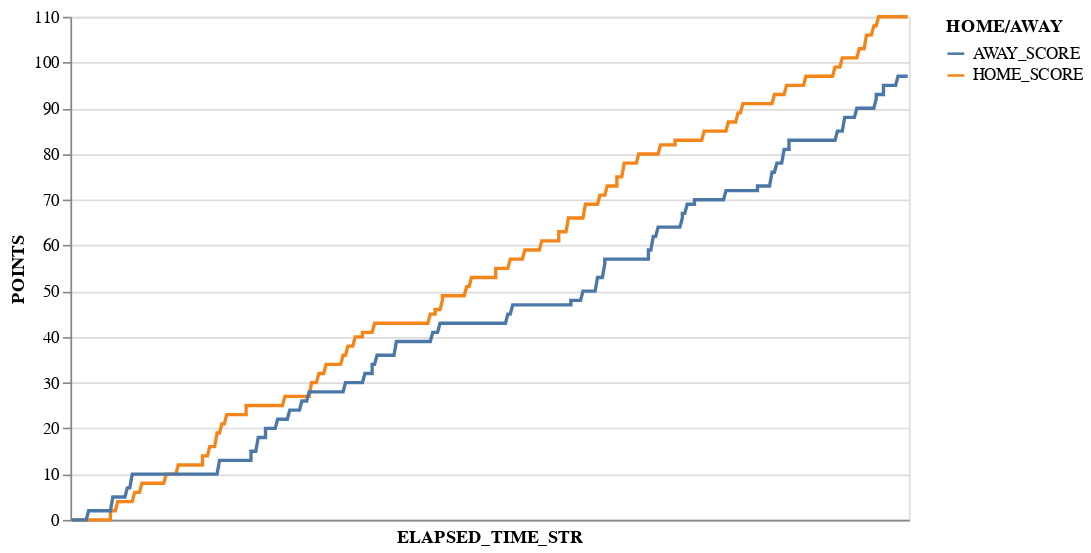

Write notebook code for a chart like this one.
### Code cell
alt.Chart(melted, width=500).mark_line().encode(
    x=alt.X('ELAPSED_TIME_STR', axis=alt.Axis(labels=False, ticks=False)),
    y='POINTS:Q',
    color='HOME/AWAY'
)

### Figure 1 — Vega-Lite specification as saved in the notebook (floating-point values rounded to 4 significant figures; data arrays with more than 128 entries replaced by an {"elided": "..."} marker saying what was removed)
{"$schema": "https://vega.github.io/schema/vega-lite/v2.6.0.json", "config": {"view": {"height": 300, "width": 400}}, "data": {"name": "data-26fd8c704881077ba6a9ff3762f9d8d3"}, "datasets": {"data-26fd8c704881077ba6a9ff3762f9d8d3": {"elided": "914 records"}}, "encoding": {"color": {"field": "HOME/AWAY", "type": "nominal"}, "x": {"axis": {"labels": false, "ticks": false}, "field": "ELAPSED_TIME_STR", "type": "nominal"}, "y": {"field": "POINTS", "type": "quantitative"}}, "mark": "line", "width": 500}
